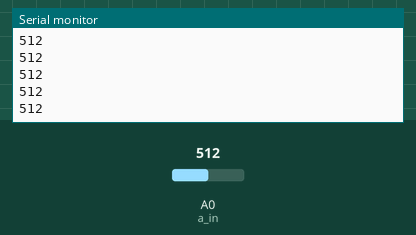
Simulated run of this sketch. Board: Arduino Uno, built with avr-gcc and run on an emulated ATmega328P. Shown: the last lines printed to the serial monitor. Inputs (shaded band) come from the test bench; at power-on: A0 (a_in) = 512.

Above: at 1.2 s.
1.3 s: A0 (a_in) set to 716
At 1.33 s:
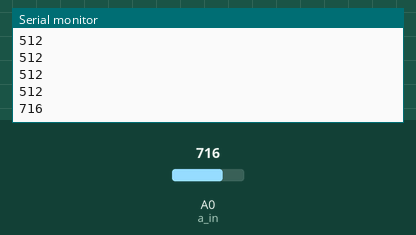
2.8 s: A0 (a_in) set to 900
At 2.84 s:
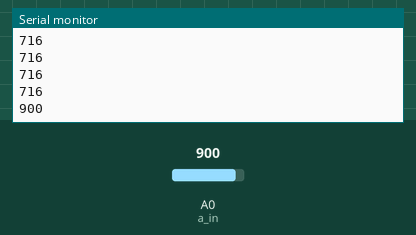
Timing chart, 0 to 5.8 s (numbered marks = the images above; inputs shaded):
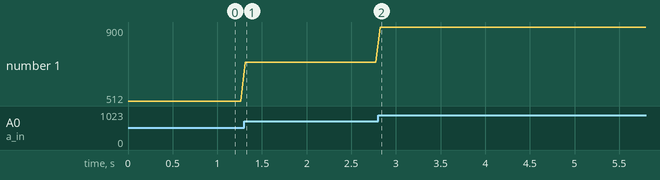

Measured:
- after the input at 1.3 s, the serial monitor: prints a new line at once (image 1)
- after the input at 2.8 s, the serial monitor: prints a new line at once (image 2)
- plotted number 1: 512 → 716 after the input at 1.3 s, 716 → 900 after the input at 2.8 s

The sketch:

MQ2_sensor.ino
```cpp
#define a_in A0 //AOUT-> A0

void setup(){

	pinMode(a_in, INPUT);

	Serial.begin(9600);
}

void loop(){
	Serial.println(analogRead(a_in));

	if(analogRead(a_in) > 200){
		digitalWrite(5, HIGH);
		delay(50);
		digitalWrite(5, LOW);

	}

}
```
